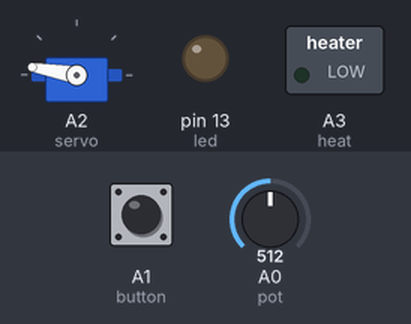
The sketch below on a simulated Arduino Uno, built with avr-gcc and run on an emulated ATmega328P. On the bench: servo, switched loads named in the sketch (green lamp = pin HIGH), output pins drawn as LEDs (lit = HIGH). The inputs (shaded band) are chosen by the test bench; at power-on: A1 (button) LOW, A0 (pot) = 512.

Above: at 2.2 s.
2.3 s: A1 (button) pulled HIGH for 0.15 s
At 4.4 s:
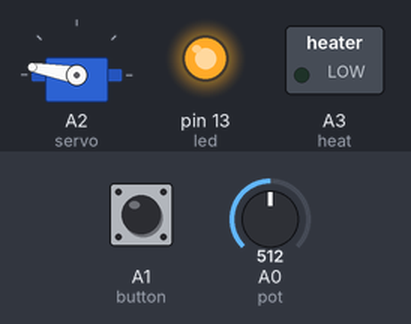
5.3 s: A1 (button) pulled HIGH for 1 s
At 6.45 s:
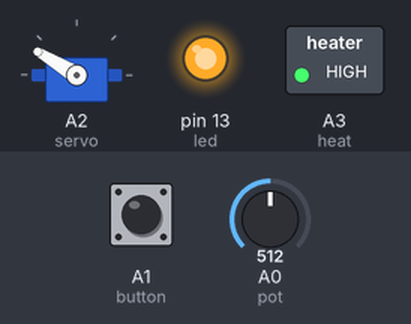
9.3 s: A1 (button) pulled HIGH for 3.2 s
At 12.95 s:
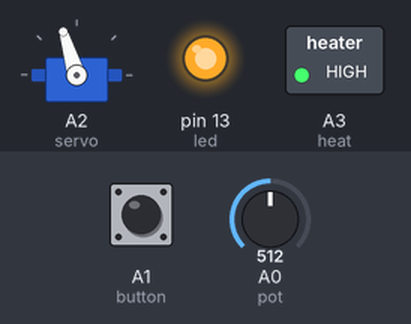
Timing chart, 0 to 16.2 s (numbered marks = the images above; inputs shaded):
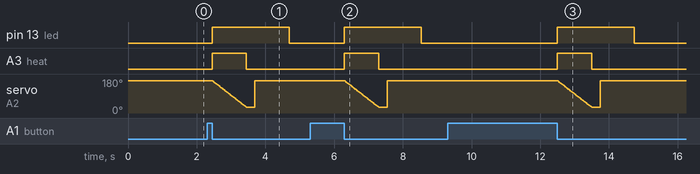

Measured:
- after the input at 2.3 s, pin 13 (led): LOW → HIGH after 0.15 s, → LOW 2.2 s later; A3 (heat): LOW → HIGH after 0.15 s, → LOW 0.99 s later
- after the input at 5.3 s, pin 13 (led): LOW → HIGH after 1.0 s, → LOW 2.2 s later; A3 (heat): LOW → HIGH after 1.0 s, → LOW 0.99 s later
- after the input at 9.3 s, pin 13 (led): LOW → HIGH after 3.2 s, → LOW 2.2 s later; A3 (heat): LOW → HIGH after 3.2 s, → LOW 0.99 s later

The sketch:

ribbon_cutter.ino
```cpp
#include <Servo.h>

// pins
#define pot A0
#define button A1
#define servo A2
#define heat A3
#define led LED_BUILTIN
Servo arm;

// params
#define angle_down 170
#define angle_up 30
#define speed_max 2
#define rest_top 250
#define rest_bottom 1000

// calculated
#if angle_down < angle_up
#define angle_dir 1
const int servo_steps = angle_up - angle_down;
#else
const int servo_steps = angle_down - angle_up;
#define angle_dir -1
#endif
int pos = angle_down;
unsigned long step_time = 2048 / servo_steps;

void setup() {
  pinMode(button, INPUT);
  pinMode(pot, INPUT);
  pinMode(led, OUTPUT);
  pinMode(heat, OUTPUT);
  digitalWrite(led, LOW);
  digitalWrite(heat, LOW);
  arm.attach(servo);
  arm.write(angle_down);
  delay(rest_bottom);
  arm.detach();
}

void loop() {
  // Wait for button release
  while (true) {
    if (digitalRead(button) == HIGH)
      break;
    else
      delay(1);
  }

  // Wait for button press
  while (true) {
    if (digitalRead(button) == LOW)
      break;
    else
      delay(1);
  }

  // Cycle start
  digitalWrite(led, HIGH);

  // Read pot to set speed
  step_time = ((unsigned long) analogRead(pot) * (unsigned long)speed_max) / (unsigned long)servo_steps;

  // Turn on heat, start servo
  digitalWrite(heat, HIGH);
  arm.attach(servo);

  // Raise arm
  for (pos = angle_down; pos != angle_up; pos += angle_dir) {
    arm.write(pos);
    delay(step_time);
  }

  // Turn off heat, wait a little
  digitalWrite(heat, LOW);
  delay(rest_top);

  // Lower arm, wait  a little, let servo rest
  arm.write(angle_down);
  delay(rest_bottom);
  arm.detach();
  digitalWrite(led, LOW);
}
```
